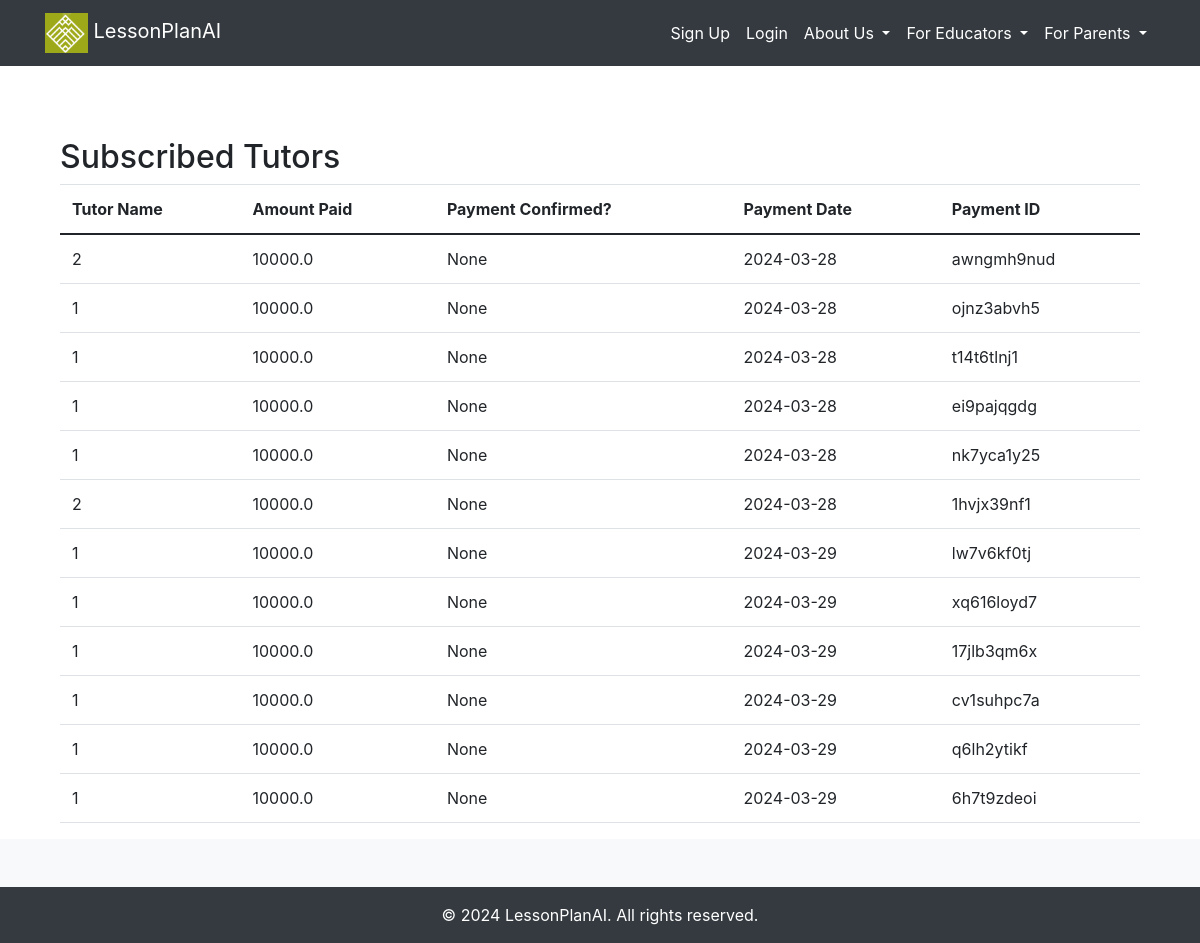
The app's page /subscribed-tutors, older data.
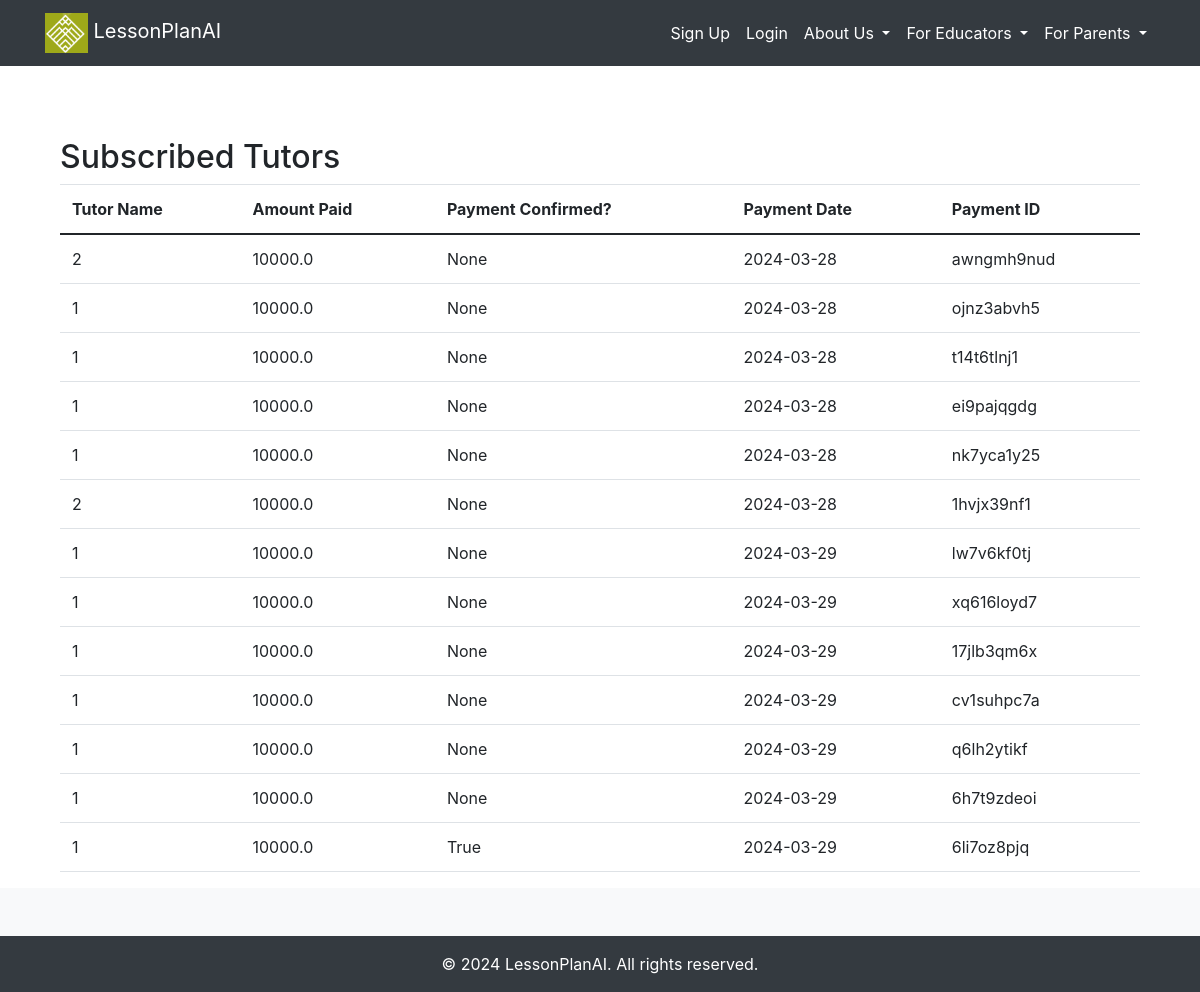
The same page, newer data.
### src/accounts/models.py (models this page shows, shortened)
class TutorFeePayment(db.Model):
    __tablename__ = "tutorfeepayment"
    id = db.Column(db.Integer, primary_key=True)
    tutor_id = db.Column(db.Integer, db.ForeignKey('tutor.id'), nullable=False)
    amount = db.Column(db.Float, nullable=False)
    paid = db.Column(db.Boolean, default=False)
    payment_date = db.Column(db.Date, nullable=False)
    paystack_tutorfeepayment_id = db.Column(db.String(50), nullable=False)
    tutor = db.relationship('Tutor', back_populates='fee_payments')

### src/core/views.py (the view)
@core_bp.route('/subscribed-tutors')
def subscribed_tutors():
    tutor_fee_payments = TutorFeePayment.query.all()
    return render_template('accounts/subscribed_tutors.html', tutor_fee_payments=tutor_fee_payments)

### src/templates/accounts/subscribed_tutors.html
{% extends "_base.html" %}
{% block content %}
<div class="container mt-5">
    <h2>Subscribed Tutors</h2>
    <table class="table">
        <thead>
            <tr>
                <th>Tutor Name</th>
                <th>Amount Paid</th>
                <th>Payment Confirmed?</th>
                <th>Payment Date</th>
                <th>Payment ID</th>
            </tr>
        </thead>
        <tbody>
            {% for payment in tutor_fee_payments %}
            <tr>
                <td>{{ payment.tutor_id }}</td>
                <td>{{ payment.amount }}</td>
                <td>{{ payment.paid }}</td>
                <td>{{ payment.payment_date.strftime('%Y-%m-%d') }}</td>
                <td>{{ payment.paystack_tutorfeepayment_id }}</td>
            </tr>
            {% endfor %}
        </tbody>
    </table>
</div>
{% endblock %}

### src/templates/_base.html (shortened to what this page needs)
<!DOCTYPE html>
<html>
<head>
    <link href="https://maxcdn.bootstrapcdn.com/bootstrap/4.5.2/css/bootstrap.min.css" rel="stylesheet">
    <link rel="stylesheet" type="text/css" href="/static/styles.css">
    <link href="https://stackpath.bootstrapcdn.com/bootstrap/4.3.1/css/bootstrap.min.css" rel="stylesheet">
    <link href="https://stackpath.bootstrapcdn.com/bootstrap/5.1.0/css/bootstrap.min.css" rel="stylesheet">
    <link rel="stylesheet" href="https://cdnjs.cloudflare.com/ajax/libs/font-awesome/6.1.1/css/all.min.css">
</head>
<body>
    {% include 'navigation.html' %}
    <div class="container mt-4">
        <div>
            {% block content %}
            {% endblock %}
        </div>
    </div>
    <div id="social-media" class="bg-light py-4">
    </div>
    <footer class="bg-dark text-white py-3">
        <div class="container text-center">
            &copy; 2024 LessonPlanAI. All rights reserved.
        </div>
    </footer>
    <link rel="stylesheet" href="https://stackpath.bootstrapcdn.com/bootstrap/4.5.2/css/bootstrap.min.css">
</body>
</html>

### src/templates/navigation.html (shortened to what this page needs)
<header>
  <nav class="navbar navbar-expand-lg navbar-dark bg-dark">
      <div class="container">
          <a class="navbar-brand" href="{{ url_for('core.home') }}">
              <img src="{{ url_for('static', filename='images/fav.png') }}" alt="Logo" class="img-fluid" style="height: 40px;">
              LessonPlanAI
          </a>
          <div class="collapse navbar-collapse" id="navbarResponsive">
              <ul class="navbar-nav ml-auto">
            {% if not current_user.is_authenticated %}
            <li class="nav-item">
              <a class="nav-link" href="{{ url_for('accounts.register') }}">Sign Up</a>
            </li>
            <li class="nav-item">
              <a class="nav-link" href="{{ url_for('accounts.login') }}">Login</a>
            </li>
            {% endif %}
          <li class="nav-item dropdown">
            <a class="nav-link dropdown-toggle" href="#" id="navbarDropdownMenuLink" role="button" data-toggle="dropdown" aria-haspopup="true" aria-expanded="false">
                About Us
            </a>
        </li>
              <li class="nav-item dropdown">
                <a class="nav-link dropdown-toggle" href="#" id="navbarDropdownMenuLink" role="button" data-toggle="dropdown" aria-haspopup="true" aria-expanded="false">
                    For Educators
                </a>
            </li>
            <li class="nav-item dropdown">
              <a class="nav-link dropdown-toggle" href="#" id="navbarDropdownMenuLink" role="button" data-toggle="dropdown" aria-haspopup="true" aria-expanded="false">
                  For Parents
              </a>
          </li>
          </ul>
        </div>
      </div>
  </header>

### src/static/styles.css (style rules this page uses)
a { text-decoration: none; }
body { display: flex; flex-direction: column; min-height: 100vh; }
#social-media { flex: 1 0 auto; }
footer { flex-shrink: 0; }
.navbar-nav .nav-link { color: white !important; }
.navbar-nav { margin-bottom: 0; }
.navbar { padding-top: 0; padding-bottom: 20px; }
table { width: 100%; border-collapse: collapse; }
th, td { border: 1px solid black; padding: 8px; text-align: left; }

Row changes from the older to the newer data that the page shows:
added TutorFeePayment: tutor_id "1", amount "10000.0", paid "True", payment_date "2024-03-29", paystack_tutorfeepayment_id "6li7oz8pjq"
